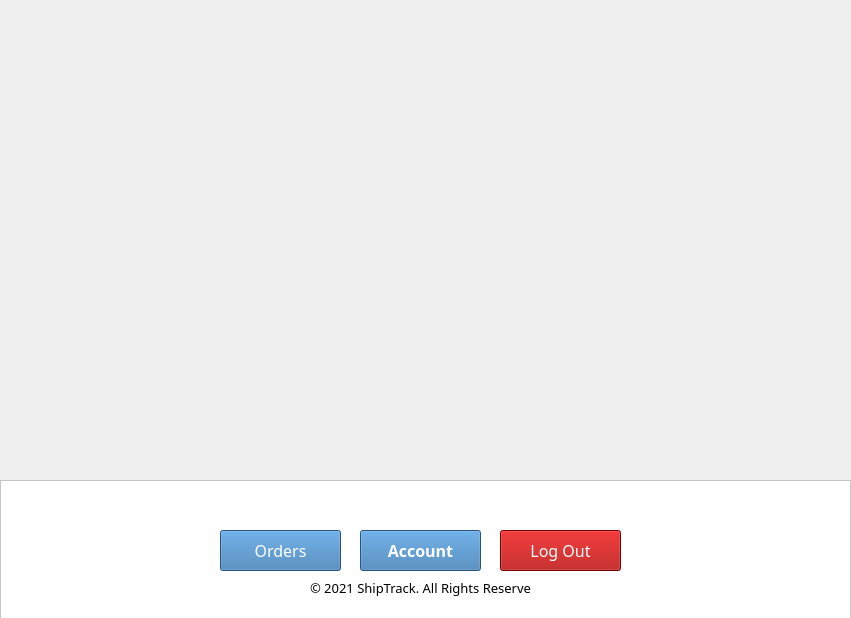
<?xml version="1.0" encoding="UTF-8"?>
<ui version="4.0">
 <class>Form</class>
 <widget class="QWidget" name="Form">
  <property name="geometry">
   <rect>
    <x>0</x>
    <y>0</y>
    <width>851</width>
    <height>618</height>
   </rect>
  </property>
  <property name="windowTitle">
   <string>Form</string>
  </property>
  <widget class="QStackedWidget" name="stackedWidget">
   <property name="geometry">
    <rect>
     <x>0</x>
     <y>480</y>
     <width>851</width>
     <height>141</height>
    </rect>
   </property>
   <property name="currentIndex">
    <number>1</number>
   </property>
   <widget class="QWidget" name="page">
    <widget class="QFrame" name="frame_2">
     <property name="geometry">
      <rect>
       <x>0</x>
       <y>0</y>
       <width>851</width>
       <height>141</height>
      </rect>
     </property>
     <property name="styleSheet">
      <string notr="true">background-color: rgb(255, 255, 255);</string>
     </property>
     <property name="frameShape">
      <enum>QFrame::StyledPanel</enum>
     </property>
     <property name="frameShadow">
      <enum>QFrame::Raised</enum>
     </property>
     <widget class="QPushButton" name="pushButton_4">
      <property name="geometry">
       <rect>
        <x>220</x>
        <y>50</y>
        <width>121</width>
        <height>41</height>
       </rect>
      </property>
      <property name="font">
       <font>
        <family>Glacial Indifference</family>
        <pointsize>12</pointsize>
        <weight>75</weight>
        <bold>true</bold>
       </font>
      </property>
      <property name="styleSheet">
       <string notr="true">background-color: rgb(54, 118, 176);
color: rgb(255, 255, 255);</string>
      </property>
      <property name="text">
       <string>Orders</string>
      </property>
     </widget>
     <widget class="QPushButton" name="pushButton_5">
      <property name="geometry">
       <rect>
        <x>360</x>
        <y>50</y>
        <width>121</width>
        <height>41</height>
       </rect>
      </property>
      <property name="font">
       <font>
        <family>Glacial Indifference</family>
        <pointsize>12</pointsize>
        <weight>50</weight>
        <bold>false</bold>
       </font>
      </property>
      <property name="styleSheet">
       <string notr="true">background-color: rgb(54, 118, 176);
color: rgb(255, 255, 255);</string>
      </property>
      <property name="text">
       <string>Account</string>
      </property>
     </widget>
     <widget class="QPushButton" name="pushButton_6">
      <property name="geometry">
       <rect>
        <x>500</x>
        <y>50</y>
        <width>121</width>
        <height>41</height>
       </rect>
      </property>
      <property name="font">
       <font>
        <family>Glacial Indifference</family>
        <pointsize>12</pointsize>
        <weight>50</weight>
        <bold>false</bold>
       </font>
      </property>
      <property name="styleSheet">
       <string notr="true">background-color: rgb(170, 0, 0);
color: rgb(255, 255, 255);</string>
      </property>
      <property name="text">
       <string>Log Out</string>
      </property>
     </widget>
     <widget class="QLabel" name="label_3">
      <property name="geometry">
       <rect>
        <x>385</x>
        <y>-10</y>
        <width>71</width>
        <height>71</height>
       </rect>
      </property>
      <property name="styleSheet">
       <string notr="true">background-color: rgba(255, 255, 255, 0);</string>
      </property>
      <property name="text">
       <string/>
      </property>
      <property name="pixmap">
       <pixmap>Logo.png</pixmap>
      </property>
      <property name="scaledContents">
       <bool>true</bool>
      </property>
      <property name="alignment">
       <set>Qt::AlignCenter</set>
      </property>
     </widget>
     <widget class="QLabel" name="label_4">
      <property name="geometry">
       <rect>
        <x>310</x>
        <y>100</y>
        <width>221</width>
        <height>16</height>
       </rect>
      </property>
      <property name="font">
       <font>
        <family>Glacial Indifference</family>
        <pointsize>10</pointsize>
       </font>
      </property>
      <property name="text">
       <string>© 2021 ShipTrack. All Rights Reserved</string>
      </property>
     </widget>
    </widget>
   </widget>
   <widget class="QWidget" name="page_2">
    <widget class="QFrame" name="frame_3">
     <property name="geometry">
      <rect>
       <x>0</x>
       <y>0</y>
       <width>851</width>
       <height>141</height>
      </rect>
     </property>
     <property name="styleSheet">
      <string notr="true">background-color: rgb(255, 255, 255);</string>
     </property>
     <property name="frameShape">
      <enum>QFrame::StyledPanel</enum>
     </property>
     <property name="frameShadow">
      <enum>QFrame::Raised</enum>
     </property>
     <widget class="QPushButton" name="pushButton_10">
      <property name="geometry">
       <rect>
        <x>220</x>
        <y>50</y>
        <width>121</width>
        <height>41</height>
       </rect>
      </property>
      <property name="font">
       <font>
        <family>Glacial Indifference</family>
        <pointsize>12</pointsize>
        <weight>50</weight>
        <bold>false</bold>
       </font>
      </property>
      <property name="styleSheet">
       <string notr="true">background-color: rgb(54, 118, 176);
color: rgb(255, 255, 255);</string>
      </property>
      <property name="text">
       <string>Orders</string>
      </property>
     </widget>
     <widget class="QPushButton" name="pushButton_11">
      <property name="geometry">
       <rect>
        <x>360</x>
        <y>50</y>
        <width>121</width>
        <height>41</height>
       </rect>
      </property>
      <property name="font">
       <font>
        <family>Glacial Indifference</family>
        <pointsize>12</pointsize>
        <weight>75</weight>
        <bold>true</bold>
       </font>
      </property>
      <property name="styleSheet">
       <string notr="true">background-color: rgb(54, 118, 176);
color: rgb(255, 255, 255);</string>
      </property>
      <property name="text">
       <string>Account</string>
      </property>
     </widget>
     <widget class="QPushButton" name="pushButton_12">
      <property name="geometry">
       <rect>
        <x>500</x>
        <y>50</y>
        <width>121</width>
        <height>41</height>
       </rect>
      </property>
      <property name="font">
       <font>
        <family>Glacial Indifference</family>
        <pointsize>12</pointsize>
        <weight>50</weight>
        <bold>false</bold>
       </font>
      </property>
      <property name="styleSheet">
       <string notr="true">background-color: rgb(170, 0, 0);
color: rgb(255, 255, 255);</string>
      </property>
      <property name="text">
       <string>Log Out</string>
      </property>
     </widget>
     <widget class="QLabel" name="label_7">
      <property name="geometry">
       <rect>
        <x>385</x>
        <y>-10</y>
        <width>71</width>
        <height>71</height>
       </rect>
      </property>
      <property name="styleSheet">
       <string notr="true">background-color: rgba(255, 255, 255, 0);
</string>
      </property>
      <property name="text">
       <string/>
      </property>
      <property name="pixmap">
       <pixmap>Logo.png</pixmap>
      </property>
      <property name="scaledContents">
       <bool>true</bool>
      </property>
      <property name="alignment">
       <set>Qt::AlignCenter</set>
      </property>
     </widget>
     <widget class="QLabel" name="label_8">
      <property name="geometry">
       <rect>
        <x>310</x>
        <y>100</y>
        <width>221</width>
        <height>16</height>
       </rect>
      </property>
      <property name="font">
       <font>
        <family>Glacial Indifference</family>
        <pointsize>10</pointsize>
       </font>
      </property>
      <property name="text">
       <string>© 2021 ShipTrack. All Rights Reserved</string>
      </property>
     </widget>
    </widget>
   </widget>
  </widget>
 </widget>
 <resources>
  <include location="shipTrackLogo.qrc"/>
 </resources>
 <connections/>
</ui>
